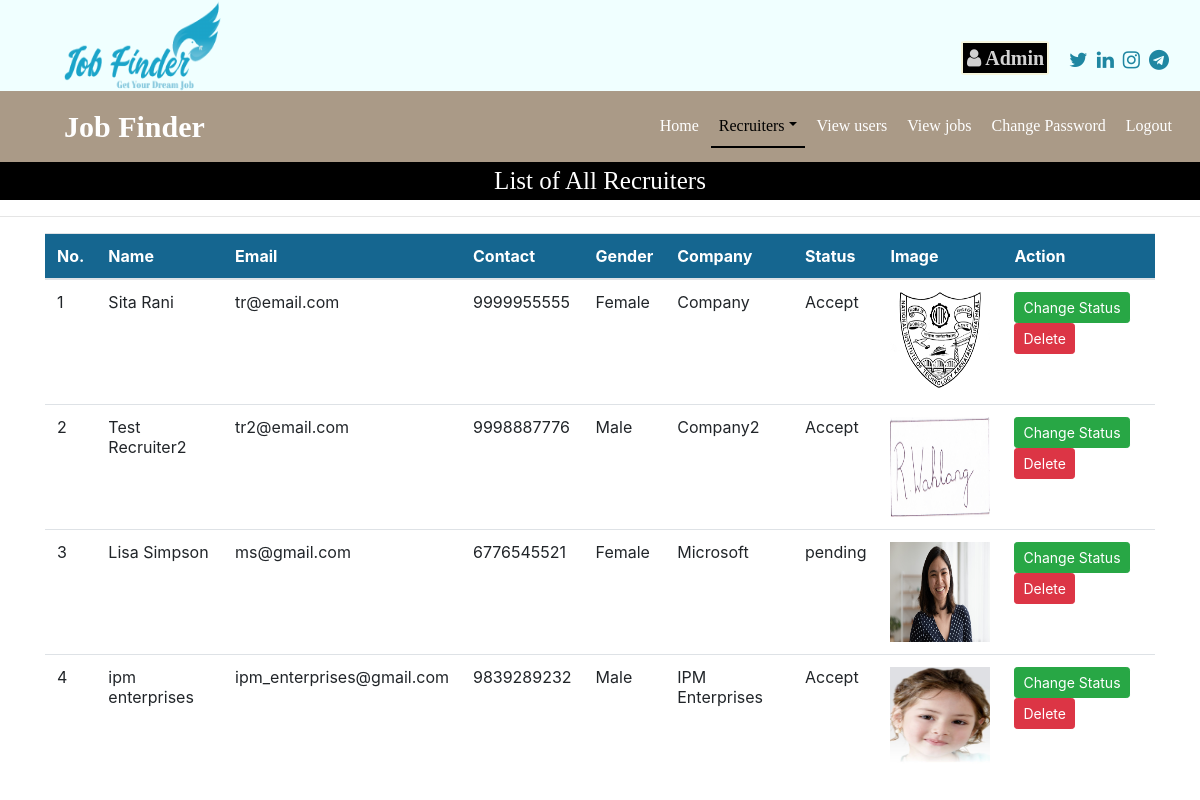
/recruiter_all (signed in), run on the app's committed database.
### job/models.py (models this page shows, shortened)
class Recruiter(models.Model):
    user = models.ForeignKey(User, on_delete=models.CASCADE)
    mobile = models.CharField(max_length=15, null=True)
    image = models.FileField(null=True)
    gender = models.CharField(max_length=10, null=True)
    company = models.CharField(max_length=50, null=True)
    type = models.CharField(max_length=15, null=True)
    status = models.CharField(max_length=20, null=True)

### job/views.py (the view)
# urls.py: path('recruiter_all', recruiter_all, name="recruiter_all"),
def recruiter_all(request):
    if not request.user.is_authenticated:
        return redirect('admin_login')
    data = Recruiter.objects.all()
    d = {'data': data}
    return render(request, 'recruiter_all.html', d)

### job/templates/recruiter_all.html (shortened to what this page needs)
{% load static %}
{% block body %}
{% include 'admin_navigations.html' %}
<div class="bef_log_page" value="admin_recruiter" style="font-family:'Monotype Corsiva'; font-size:25px; color: white; background-color: black; text-align: center">
    List of All Recruiters
</div>
<hr>
<div class="container">
<table class="table table-hover" id="example">
    <thead>
    <tr style="background-color: #156690; color: white">
        <th>No.</th>
        <th>Name</th>
        <th>Email</th>
        <th>Contact</th>
        <th>Gender</th>
        <th>Company</th>
        <th>Status</th>
        <th>Image</th>
        <th>Action</th>
    </tr>
    </thead>
    <tbody>
    {% for i in data %}
    <tr>
        <td>{{forloop.counter}}</td>
        <td>{{i.user.first_name}} {{i.user.last_name}}</td>
        <td>{{i.user.username}}</td>
        <td>{{i.mobile}}</td>
        <td>{{i.gender}}</td>
        <td>{{i.company}}</td>
        <td>{{i.status}}</td>
        <td><img src="{{i.image.url}}" style="width: 100px; height: 100px;"></td>
        <td><a href="{% url 'change_status' i.id %}" class="btn btn-success btn-sm" onclick="return confirm('Change Status?')">Change Status</a>
            <a href="{% url 'delete_recruiter' i.user.id %}" class="btn btn-danger btn-sm" onclick="return confirm('Delete user?')">Delete</a>
        </td>
    </tr>
    {% endfor %}
    </tbody>
</table>
</div>
{% endblock %}

### job/templates/admin_navigations.html (shortened to what this page needs)
<html xmlns="http://www.w3.org/1999/html">
<head>
    {% load static %}
    <link rel="stylesheet" href="https://cdn.jsdelivr.net/npm/bootstrap@4.6.1/dist/css/bootstrap.min.css">
    <link rel="stylesheet" href="https://cdnjs.cloudflare.com/ajax/libs/font-awesome/4.7.0/css/font-awesome.min.css">
    <link rel="stylesheet" href="https://cdn.datatables.net/1.13.1/css/jquery.dataTables.min.css">
    <link rel="stylesheet" href="https://cdn.datatables.net/buttons/2.3.2/css/buttons.dataTables.min.css">
</head>
<body>
<div class="row topbefnav" style="
	font-family: 'Monotype Corsiva';
    padding: 0px;
    display: flex;
    margin: 0px !important;
	justify-content:flex-end;
    width: 100%;
    align-items: center;
">
    <div class="row" style="align-items:center;height: 105px;width: 100%;padding-right: 0px;background: azure;margin-right: 0px;margin-top: -14px;">
        <div class="col-sm-8 text-center" style="
    height: inherit;
    display: flex;
    justify-content: flex-start;
    align-items: flex-end;
    padding-left: 4rem;
">
    <img src="/static/images/logo1.png" style="width: 160px;height: 100px;margin-bottom: -7px;">
        </div>
        <div class="col-sm-4 text-right" style="height: inherit;display: flex;padding-bottom: 1rem;justify-content: flex-end;align-items: flex-end;">
            <div class="navbar-brand text-white font-weight-bold pl-5" style="font-family:'Monotype Corsiva';font-size: 20px;color: #d2d2d2 !important;padding: 0px 3px 0px 0px !important;border:2px solid #f5f5dc;border-radius:5%;background:#000000;"><i class="fa fa-user pl-1"></i> Admin</div>
<div style="font-weight: bold;font-size: 20px;color: #1f87a2;padding-right:1rem;">
                <span>
                    <a href="https://twitter.com/home"><i class="fa fa-twitter pl-1"></i></a>
                    <a href="/"><i class="fa fa-linkedin pl-1"></i></a>
                    <a href="https://www.instagram.com/nirdosht__/?hl=en"><i class="fa fa-instagram pl-1"></i></a>
                    <a href="https://telegram.org/"><i class="fa fa-telegram pl-1"></i></a>
                </span>
            </div>
        </div>
    </div>
</div>
<nav class="navbar navbar-expand-sm" style="
    background-color: #aa9a87;
    width: inherit;
    font-family: 'Monotype Corsiva';
">
    <div><a class="navbar-brand text-white pl-5 font-weight-bold" style="font-family:'Monotype Corsiva'; font-size:30px">Job Finder</a></div>
    <ul class="navbar-nav text-center" style="
    flex: auto;
    justify-content: end;
">
        <li class="nav-item">
            <a class="nav-link admin_home" href="{% url 'admin_home' %}"  style="">Home</a>
        </li>
        <li class="nav-item dropdown">
            <a class="nav-link dropdown-toggle admin_recruiter" href="#" data-toggle="dropdown">Recruiters</a>
        </li>
        <li class="nav-item">
            <a class="nav-link admin_view_users" href="{% url 'view_users' %}">View users</a>
        </li>
        <li class="nav-item">
            <a class="nav-link job_list_admin" href="{% url 'job_list_admin' %}">View jobs</a>
        </li>
        <li class="nav-item">
            <a class="nav-link admin_change_password" href="{% url 'change_password_admin' %}">Change Password</a>
        </li>
        <li class="nav-item">
            <a class="nav-link admin_logout" href="{% url 'Logout' %}">Logout</a>
        </li>
    </ul>
</nav>
</body>
</html>

### job/templates/admin_navigations.html (style rules this page uses)
.nav-link { color:white !important; margin-right: 4px }
.topbefnav a:link { color: #1f87a2; background-color: transparent; text-decoration: none; }

### data on the page
Recruiter: user.first_name "Sita", user.last_name "Rani", user.username "tr@email.com", mobile "9999955555", gender "Female", company "Company", status "Accept", image (picture)
Recruiter: user.first_name "Test", user.last_name "Recruiter2", user.username "tr2@email.com", mobile "9998887776", gender "Male", company "Company2", status "Accept", image (picture)
Recruiter: user.first_name "Lisa", user.last_name "Simpson", user.username "ms@gmail.com", mobile "6776545521", gender "Female", company "Microsoft", status "pending", image (picture)
Recruiter: user.first_name "ipm", user.last_name "enterprises", user.username "ipm_enterprises@gmail.com", mobile "9839289232", gender "Male", company "IPM Enterprises", status "Accept", image (picture)
